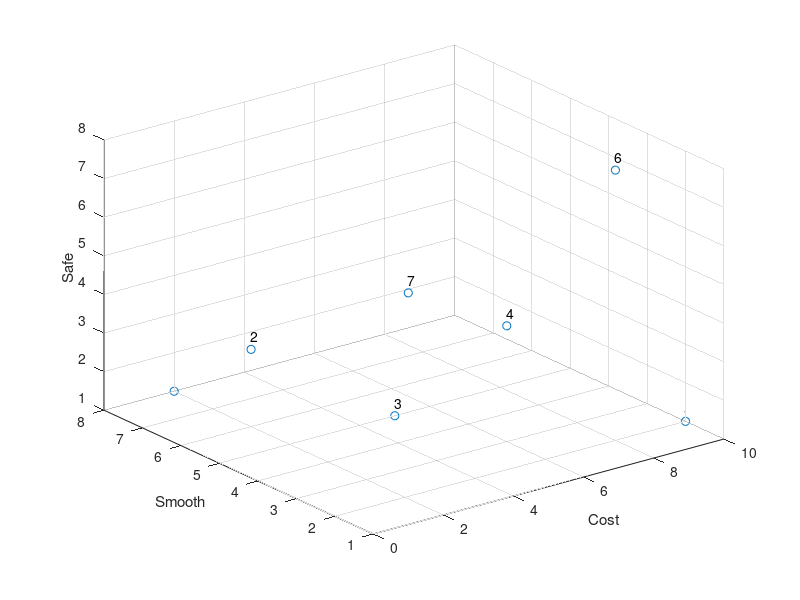

Reproduce this figure in MATLAB.
X  = [2 2 5 6 10 8 1];
Y = [8 6 5 3 2 2 1];
Z = [1 3 1 4 1 8 7];

a = [1:7]'; b = num2str(a); c = cellstr(b);
dx = 0.2; dy = 0.2; dz = 0.2; % displacement so the text does not overlay the data points

scatter3(X,Y,Z)
xlabel('Cost')
ylabel('Smooth')
zlabel('Safe')
text(X+dx, Y+dy,Z+dz, c);